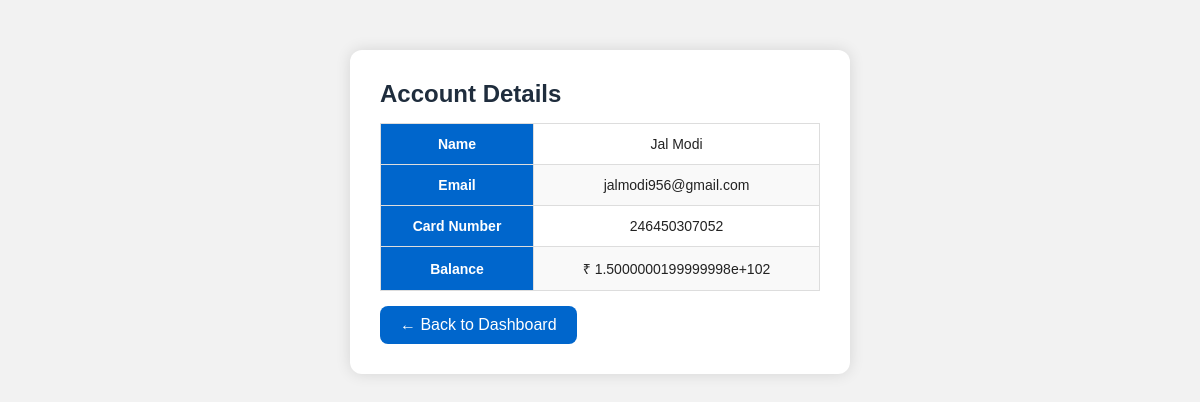
Screenshot of /account_details (signed in) with the database file from the repository.
### tables this page shows
CREATE TABLE users(
        id INTEGER PRIMARY KEY AUTOINCREMENT,
        card TEXT UNIQUE,
        pin TEXT,
        name TEXT,
        email TEXT,
        balance REAL,
        failed_attempts INTEGER DEFAULT 0,
        is_locked INTEGER DEFAULT 0,
        security_question TEXT,
        security_answer TEXT,
        last_login TEXT,
        login_ip TEXT,
        profile_pic TEXT
    );

### app.py (the view)
@app.route("/account_details")
def account_details():
    if not login_required():
        return redirect("/")
    conn = get_conn()
    c = conn.cursor()
    c.execute("""
        SELECT name, email, card, balance
        FROM users
        WHERE card=?
    """, (session["card"],))
    user = c.fetchone()
    conn.close()
    return render_template("account_details.html", user=user)

### app.py (called while the page is built)
@app.before_request
def make_session_permanent():
    session.permanent = True

def get_conn():
    return sqlite3.connect(DATABASE)

def login_required():
    return "card" in session

### templates/account_details.html (shortened to what this page needs)
<!DOCTYPE html>
<html lang="en">
<head>
    <link rel="stylesheet" href="{{ url_for('static', filename='style.css') }}">
</head>
<body>
<div class="box">
    <h2>Account Details</h2>
    <table>
        <tr>
            <th>Name</th>
            <td>{{ user[0] }}</td>
        </tr>
        <tr>
            <th>Email</th>
            <td>{{ user[1] }}</td>
        </tr>
        <tr>
            <th>Card Number</th>
            <td>{{ user[2] }}</td>
        </tr>
        <tr>
            <th>Balance</th>
            <td>₹ {{ user[3] }}</td>
        </tr>
    </table>
    <a href="/dashboard" class="back">← Back to Dashboard</a>
</div>
</body>
</html>

### static/style.css (style rules this page uses)
* { margin:0; padding:0; box-sizing:border-box; font-family:Arial, Helvetica, sans-serif; }
body { background:#f2f2f2; color:#222; min-height:100vh; padding:20px; }
a { text-decoration:none; color:#0066cc; }
h1,h2,h3,h4 { margin-bottom:15px; color:#1f2d3d; }
.login-box, .box, .container, .admin-box, .profile-box { width:100%; max-width:500px; background:#fff; margin:30px auto; padding:30px; border-radius:12px; box-shadow:0 0 15px rgba(0,0,0,0.12); }
table { width:100%; border-collapse:collapse; background:#fff; }
table th, table td { border:1px solid #ddd; padding:12px; text-align:center; font-size:14px; }
table th { background:#0066cc; color:white; }
table tr:nth-child(even) { background:#f9f9f9; }
.back { display:inline-block; margin-top:15px; padding:10px 20px; background:#0066cc; color:white; border-radius:8px; }

### rows the page displays
users: name "Jal Modi", email "jalmodi956@gmail.com", card "246450307052", balance "1.5000000199999998e+102"
